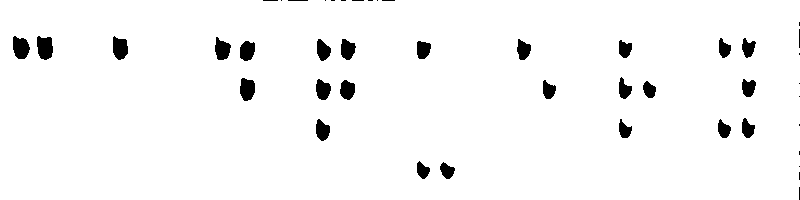
#> input picture brailleimage/braille4_median.png, 800 x 200 px
$ python 05_.py
#> lines starting #> are read from the running program, lines starting #| are printed output that depends on the picture; after the words box and inside, x2 and y2 are one past the last pixel; in counts of white or black regions, pixels touching at a corner belong together
"""
5.  점자 영역 설정 findcontours함수를 활용하여 하려고 했지만 안됨
    고로 직접 그려주기로함 100단위로 선을 그음
"""
import cv2
import os
import numpy as np

img = cv2.imread('brailleimage/braille4_median.png', cv2.IMREAD_COLOR)
#> img is the input picture: shape (200, 800, 3); 96.7% white; 45 black regions (19 under 20 px), largest, box (x1, y1, x2, y2) and area: (37, 36, 53, 60) 310, (13, 36, 30, 59) 295, (113, 36, 128, 60) 278
if img is None:
    raise Exception("ERROR")

output_folder = 'brailleimage/output_img'
os.makedirs(output_folder, exist_ok=True)

# 세로선 구분을 위한 좌표 계산
interval = 100  # 세로선 간격
separators = np.arange(interval, img.shape[1], interval)
#> separators = [100, 200, 300, 400, 500, 600, 700]

# 세로선을 따라 이미지 슬라이스하여 저장
for i, sep in enumerate(separators):
    if i < len(separators) - 1:
        sub_img = img[:, separators[i]:separators[i+1]]
        cv2.imwrite(os.path.join(output_folder, f"output_image_{i+1}.jpg"), sub_img)
#> this loop made 7 passes
#> pass 1, `sub_img = img[:, separators[i]:separators[i+1]]`:
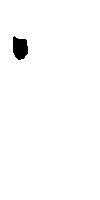
#> sub_img: shape (200, 100, 3); 98.6% white; 1 black region, box (x1, y1, x2, y2) and area: (13, 36, 28, 60) 278
#> pass 2, `sub_img = img[:, separators[i]:separators[i+1]]`:
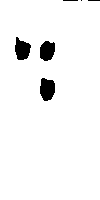
#> sub_img: shape (200, 100, 3); 96% white; 6 black regions (3 under 20 px), largest, box (x1, y1, x2, y2) and area: (40, 78, 55, 101) 275, (15, 37, 31, 60) 255, (40, 41, 55, 61) 242
#> pass 3, `sub_img = img[:, separators[i]:separators[i+1]]`:
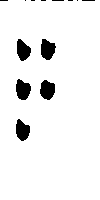
#> sub_img: shape (200, 100, 3); 94.1% white; 13 black regions (8 under 20 px), largest, box (x1, y1, x2, y2) and area: (16, 79, 31, 100) 232, (41, 39, 56, 60) 230, (40, 80, 55, 100) 228, (16, 119, 30, 141) 219, (17, 39, 31, 61) 214


for i in range(100, img.shape[1], 100):
    cv2.line(img, (i, 0), (i, img.shape[0]), (0, 0, 0), 3)
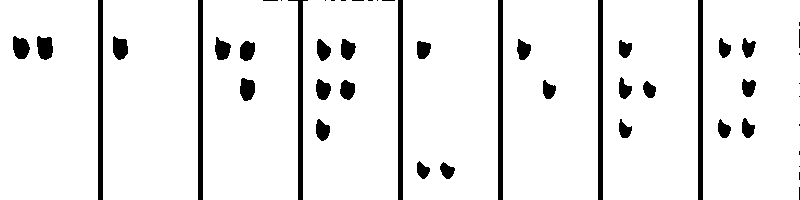
#> img: shape (200, 800, 3); 92.3% white; 51 black regions (19 under 20 px), largest, box (x1, y1, x2, y2) and area: (288, 0, 308, 200) 1015, (98, 0, 103, 200) 1000, (198, 0, 203, 200) 1000

cv2.imshow('Image with Lines', img)
cv2.waitKey(0)
cv2.destroyAllWindows()
